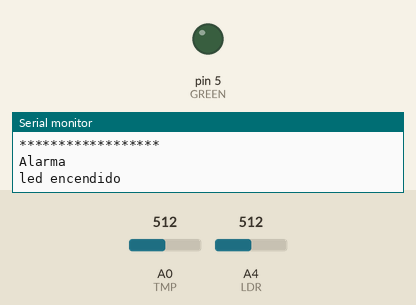
Simulated run of this sketch. Board: Arduino Uno, built with avr-gcc and run on an emulated ATmega328P. Parts: output pins drawn as LEDs (lit = HIGH), the last lines printed to the serial monitor. The inputs (shaded band) are chosen by the test bench; at power-on: A0 (TMP) = 512, A4 (LDR) = 512.

Above: at 3.4 s.
3.5 s: A0 (TMP) set to 167
7.0 s: A0 (TMP) set to 149
At 7.8 s:
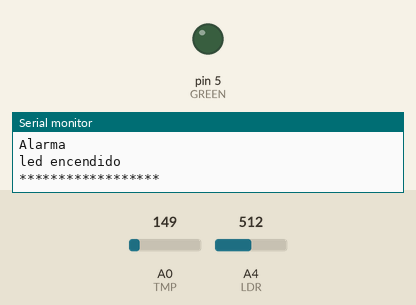
11.3 s: A4 (LDR) set to 671
16.0 s: A4 (LDR) set to 701
At 17.95 s:
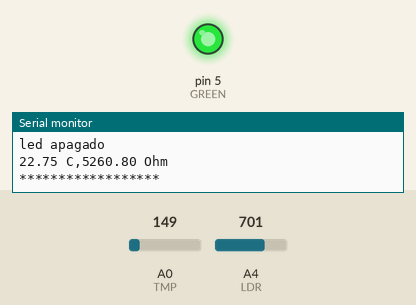
23.4 s: A4 (LDR) set to 511
At 23.4 s:
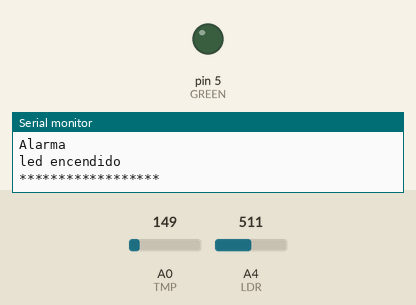
26.8 s: A4 (LDR) set to 360
30.2 s: A4 (LDR) set to 332
At 31.76 s:
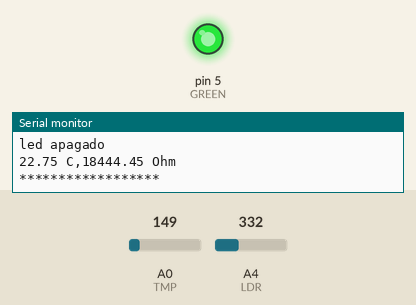
Timing chart, 0 to 38.6 s (numbered marks = the images above; inputs shaded):
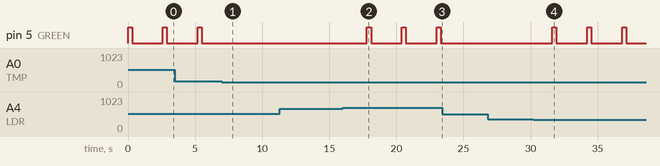

The sketch:

_07_dataloggerFinal.ino
```cpp
#define GREEN 5
#define TMP 0
#define LDR 4

void setup() {
  Serial.begin(9600);
  while(!Serial); Serial.println("Iniciando Arduino...");
  pinMode(GREEN, OUTPUT);
}

void loop(){
  //Leemos la señal analógica del sensor de temperatura
  int lecturaTemp = analogRead(TMP);
  //Convertimos la señal a voltios
  float voltajeTemp = lecturaTemp * 5.0/1024.0;

  //convertimos con 10 mv por grado con 500 mV offset
  float tempC = (voltajeTemp - 0.5) * 100 ;

  //alarma
  if(tempC>28){
    alarma();
  }
  Serial.println("******************");

  //Leemos la señal analógica de la fotoresistencia
  int lecturaLDR = analogRead(LDR);
  //Convertimos la señal a voltios
  float voltajeLDR = lecturaLDR * 5.0/1024.0;
  //Obtenemos el valor de la resistencia
  float r = 10000 * ((5/voltajeLDR)-1);
  delay(1000);

  //Alarma:
  if(r>20000 || r<5000){
    alarma();
  }

  if(r<20000 && r>5000 && tempC<=28){
    silenciar();
    Serial.print(tempC);  Serial.print(" C");
    Serial.print(",");
    Serial.print(r);   Serial.println(" Ohm");
    delay(1000);
  }


}
void alarma(){
  digitalWrite(GREEN, HIGH);
  delay(300);
  digitalWrite(GREEN, LOW);
  delay(300);
  Serial.println("Alarma");
  Serial.println("led encendido");
  delay(1000);
}

void silenciar(){
  digitalWrite(GREEN, LOW);
  Serial.println("led apagado");
 delay(1000);
}
```

Measured:
- the behaviour switches between 682 and 683 on A4 (LDR) (found by bisection; images 1 and 2)
- the behaviour switches between 342 and 341 on A4 (LDR) (found by bisection; images 3 and 4)
- after the input at 7.0 s, pin 5 (GREEN): stops changing and stays LOW
- after the input at 16.0 s, pin 5 (GREEN): alternates HIGH for 0.30 s and LOW for 2.3 s, starting after 1.8 s
- after the input at 23.4 s, pin 5 (GREEN): stays LOW (without the input it goes to HIGH after 2.2 s)
- after the input at 30.2 s, pin 5 (GREEN): alternates HIGH for 0.30 s and LOW for 2.3 s, starting after 1.4 s
